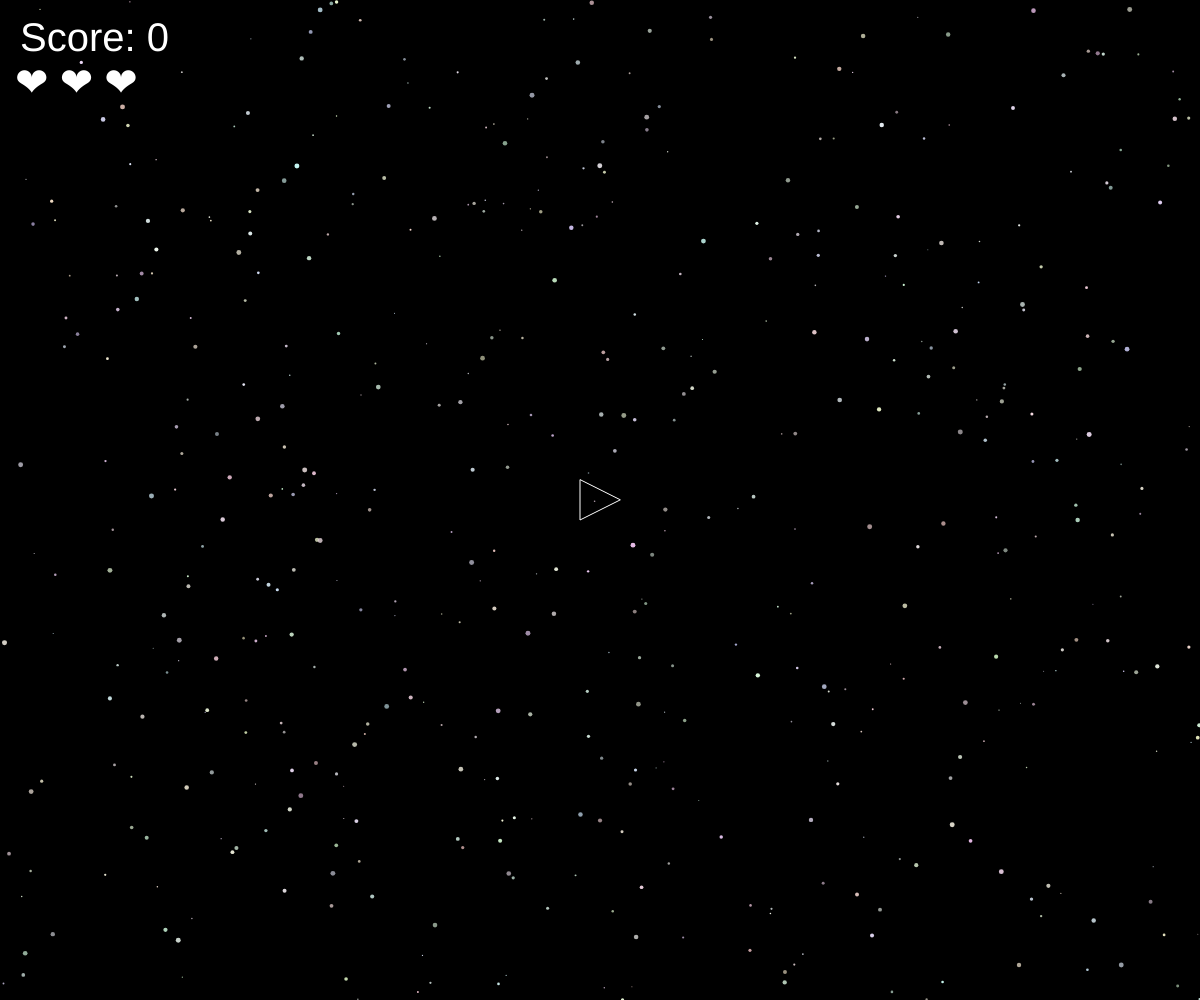
Frame 1 (no input)
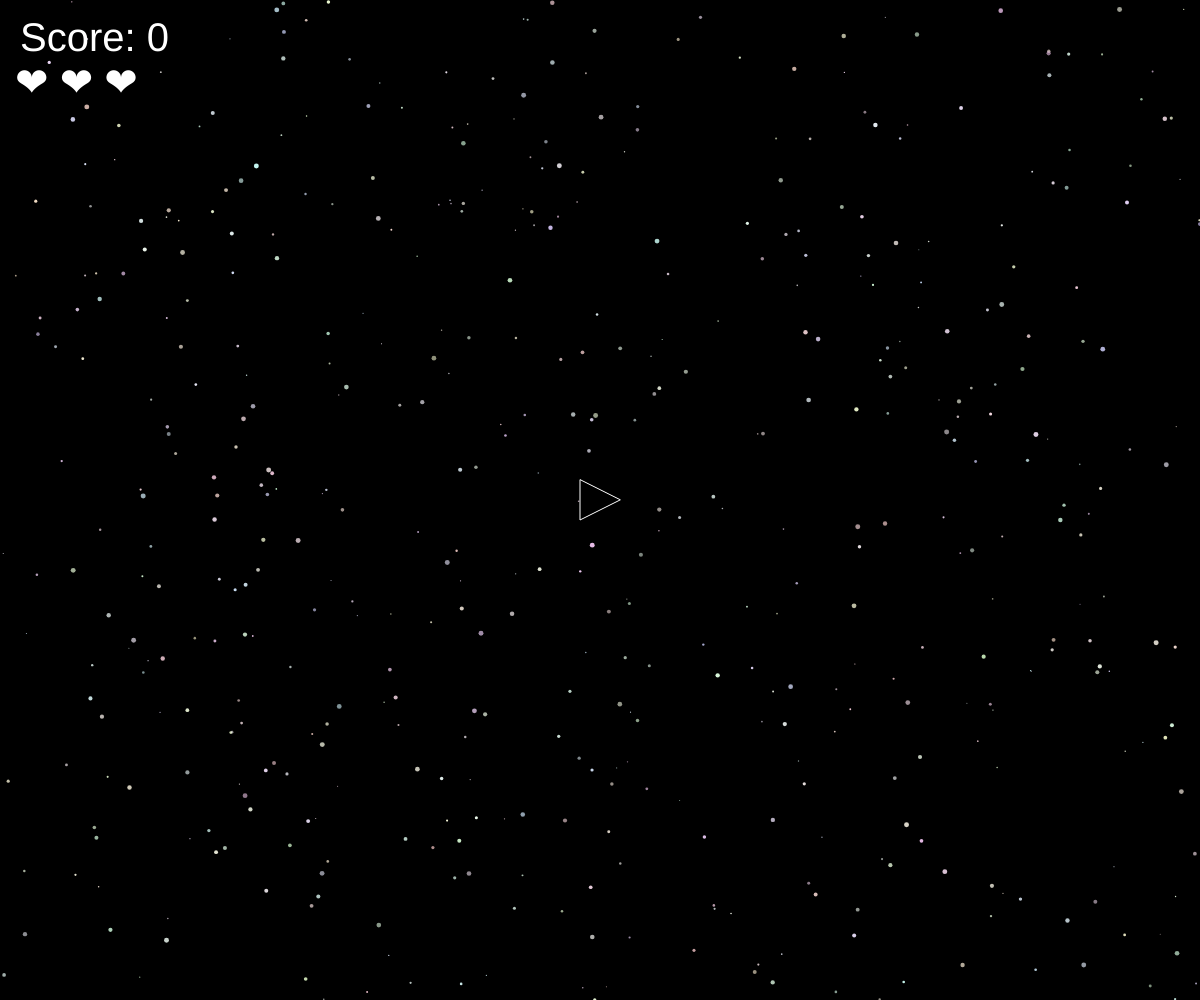
Frame 60 (no input)
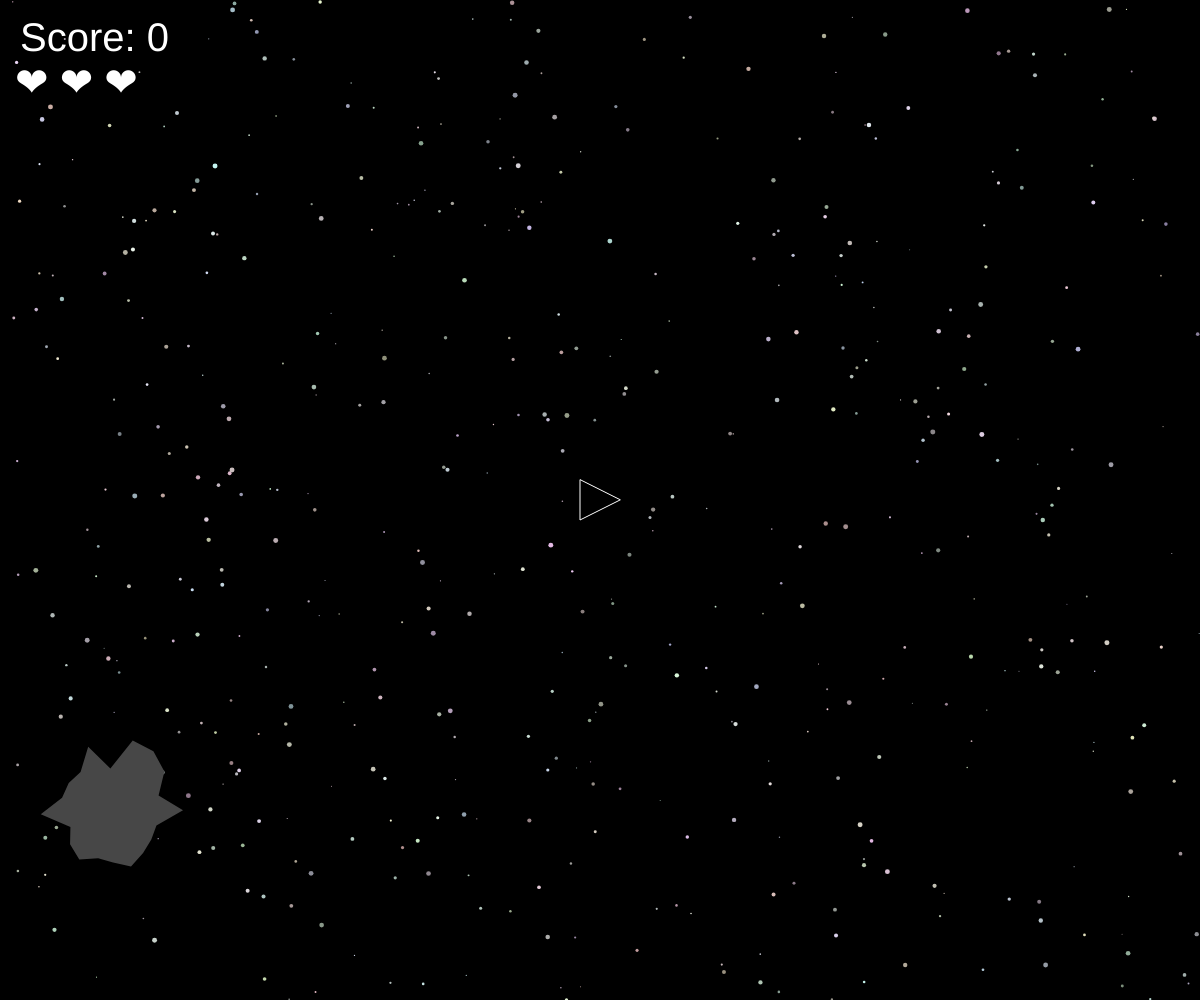
Frame 120 (the mouse pressed at the canvas centre since frame 60)

The p5.js sketch that drew these frames (run headless with seeded random() and noise() and a simulated clock; from frame 60 on, the mouse is pressed at the canvas centre):

// p5.js sketch
// ── sketch.js
// Global variabledeklaration
let stars = [];
let pellets = [];
let asteroids = [];
let spaceship;
let gameActive = true;
let score = 0;
let lives = 3;
let totalScore = 0;

// Opsætningsfunktion
function setup() {
  createCanvas(windowWidth, windowHeight);
  createStars(500);
  let spaceshipColor = color(255);
  spaceship = new Spaceship(spaceshipColor);
}

// Tegnefunktion
function draw() {
  background(0);

    // Opdater og vis stjerner
  for (let star of stars) {
    star.move();
    star.display();
  }

    // Opdater og vis asteroider
  for (let asteroid of asteroids) {
    asteroid.update();
    asteroid.display();

    // Behandle kollision med rumskibet
    if (gameActive && asteroid.hits(spaceship)) {
      handleAsteroidCollision(asteroid);
    }
  }
  // Behandle kollisioner mellem pellets og asteroider
  handlePelletAsteroidCollisions();
  
  // Opdater og vis rumskibet
  spaceship.update();
  spaceship.display();

  // Vis score og liv
  displayScoreAndLives();
 
  // Vis "Game Over" besked, hvis spillet er slut
  if (!gameActive) {
    displayGameOver();
  }
  // Spawn asteroider efter behov
  spawnAsteroidIfNeeded();
}

// Funktion til at håndtere kollision med asteroid
function handleAsteroidCollision(asteroid) {
  asteroids.splice(asteroids.indexOf(asteroid), 1);
  lives--;

  // Hvis livene er opbrugt, afslut spillet
  if (lives <= 0) {
    gameActive = false;
  } else {
     // Reset rumskibets position og fjern alle asteroider
    resetSpaceshipPosition();
    asteroids = [];
  }
}

// Funktion til at håndtere kollisioner mellem pellets og asteroider
function handlePelletAsteroidCollisions() {
  for (let i = pellets.length - 1; i >= 0; i--) {
    let pellet = pellets[i];
    pellet.update();
    pellet.display();

    for (let j = asteroids.length - 1; j >= 0; j--) {
      let asteroid = asteroids[j];
      if (pellet.hits(asteroid)) {
        handleAsteroidShot(pellet, asteroid);
        break;
      }
    }
  }
}

// Funktion til at håndtere skud mod asteroider
function handleAsteroidShot(pellet, asteroid) {
  // Beregn points baseret på asteroidens størrelse og opdater score
  let asteroidScore = map(asteroid.size, 40, 120, 10, 2);
  score += ceil(asteroidScore);

  pellets.splice(pellets.indexOf(pellet), 1);

  if (asteroid.hits(pellet)) {
    asteroids.splice(asteroids.indexOf(asteroid), 1);
  }
}

// Funktion til at nulstille rumskibets position
function resetSpaceshipPosition() {
  spaceship.setPosition(width / 2, height / 2);
}

// Funktion til at vise score og liv
function displayScoreAndLives() {
  textAlign(LEFT, TOP);
  textSize(40);
  fill(255);
  // Vis score
  text("Score: " + score, 20, 20);

  // Vis liv som hjerteikoner
  textAlign(LEFT, TOP);
  textSize(40);
  fill(255);
  let hearts = "";
  for (let i = 0; i < lives; i++) {
    hearts += "❤ ";
  }
  text(hearts, 15, 65);
}

// Funktion til at vise "Game Over" besked
function displayGameOver() {
  fill(0);
  rect(0, 0, width, height);

  // Vis "Game Over" og total score
  textSize(32);
  fill(255);
  textAlign(CENTER, CENTER);
  text("Game Over", width / 2, height / 2);

  textSize(24);
  text("Total Score: " + totalScore, width / 2, height / 2 + 40);

  // Opdater total score og nulstil nuværende score
  totalScore += score;
  score = 0;
}

// Spawn en ny asteroid hver 60 frame, hvis spillet er aktivt
function spawnAsteroidIfNeeded() {
  if (gameActive && frameCount % 60 === 0) {
    spawnAsteroid();
  }
}

// Funktion til at oprette stjerner
function createStars(numStars) {
  for (let i = 0; i < numStars; i++) {
    stars.push(new Star());
  }
}

// Juster lærredets størrelse og nulstil rumskibets position
function windowResized() {
  resizeCanvas(windowWidth, windowHeight);
  resetSpaceshipPosition();
}

// Event handler for tastetryk
function keyPressed() {
  if (keyCode === UP_ARROW && gameActive) {
    spaceship.isBoosting = true;
  } else if (keyCode === RIGHT_ARROW) {
    spaceship.rotation = 0.1;
  } else if (keyCode === LEFT_ARROW) {
    spaceship.rotation = -0.1;
  } else if (key === ' ' && gameActive) {
    let pellet = new Pellet(spaceship.pos, spaceship.heading);
    pellets.push(pellet);
  }
}

// Event handler for tastetryksslip
function keyReleased() {
  if (keyCode === UP_ARROW) {
    spaceship.isBoosting = false;
  } else if (keyCode === RIGHT_ARROW || keyCode === LEFT_ARROW) {
    spaceship.rotation = 0;
  }
}

// Funktion til at spawne asteroider
function spawnAsteroid() {
  // Bias-faktor og variabler til position og hastighed
  let biasFactor = 0.8;
  let side = floor(random(4));
  let x, y, velX, velY;
  const speedRange = 3;

  // Initial position af rumskibet
  let initialSpaceshipPos = createVector(spaceship.pos.x, spaceship.pos.y);

  // Bias-værdier for hver side af lærredet
  let bias = {
    0: 1,
    1: 1,
    2: 1,
    3: 1
  };

  // Juster bias baseret på rumskibets position
  if (spaceship.pos.x < width / 2) {
    bias[1] *= biasFactor;
    bias[3] *= biasFactor;
  } else {
    bias[0] *= biasFactor;
    bias[2] *= biasFactor;
  }

  // Beregn total bias og generer tilfældig bias-værdi
  let totalBias = bias[0] + bias[1] + bias[2] + bias[3];
  let randBias = random(totalBias);

  // Bestem spawn side baseret på bias
  if (randBias < bias[0] / totalBias) side = 0;
  else if (randBias < (bias[0] + bias[1]) / totalBias) side = 1;
  else if (randBias < (bias[0] + bias[1] + bias[2]) / totalBias) side = 2;
  else side = 3;

  // Beregn position og hastighed baseret på spawn side
  switch (side) {
    case 0:
      x = random(width);
      y = -40;
      break;
    case 1:
      x = width + 40;
      y = random(height);
      break;
    case 2:
      x = random(width);
      y = height + 40;
      break;
    case 3:
      x = -40;
      y = random(height);
      break;
  }

  // Opret ny asteroid med beregnede værdier
  let asteroidPos = createVector(x, y);
  let direction = p5.Vector.sub(initialSpaceshipPos, asteroidPos).normalize();
  velX = direction.x * speedRange;
  velY = direction.y * speedRange;

  let asteroid = new Asteroid(x, y, velX, velY);
  asteroids.push(asteroid);
}

// Konstruktør for stjerner
class Star {
  constructor() {
    this.x = random(width);
    this.y = random(height);
    this.size = random(1, 5);
    this.color = color(random(200, 255), random(200, 255), random(200, 255), random(150, 255));
    this.speed = random(0.1, 1);
  }

  move() {
    this.x = (this.x - this.speed + width) % width;
  }

  display() {
    noStroke();
    fill(this.color);
    ellipse(this.x, this.y, this.size, this.size);
  }
}

  // Konstruktør for asteroider
class Asteroid {
  constructor(x, y, velX, velY) {
    this.pos = createVector(x, y);
    this.vel = createVector(velX, velY);
    this.size = random(20, 80);
    this.color = color(random(25, 100));
    this.shapeVertices = this.createAsteroidShape();
    this.hitboxScale = 1.2;
    this.rotationAngle = 0;
    this.rotationSpeed = random(-0.04, 0.04);
  }

  update() {
    this.pos.add(this.vel);
    this.rotationAngle += this.rotationSpeed;
  }

  display() {
    noStroke();
    fill(this.color);

    push();
    translate(this.pos.x, this.pos.y);
    rotate(this.rotationAngle);

    beginShape();
    for (let i = 0; i < this.shapeVertices.length; i += 2) {
      let x = this.shapeVertices[i] * this.size;
      let y = this.shapeVertices[i + 1] * this.size;
      vertex(x, y);
    }
    endShape(CLOSE);

    pop();
  }

  hits(pellet) {
    let isHit = this.pointInsidePolygon(pellet.pos.x, pellet.pos.y);

    if (isHit) {
      this.split();
      return true;
    }

    return false;
  }

  pointInsidePolygon(x, y) {
    let isInside = false;
    let verticesCount = this.shapeVertices.length / 2;

    for (let i = 0, j = verticesCount - 1; i < verticesCount; j = i++) {
      let xi = this.pos.x + this.shapeVertices[i * 2] * this.size;
      let yi = this.pos.y + this.shapeVertices[i * 2 + 1] * this.size;
      let xj = this.pos.x + this.shapeVertices[j * 2] * this.size;
      let yj = this.pos.y + this.shapeVertices[j * 2 + 1] * this.size;

      let intersect = ((yi > y) !== (yj > y)) &&
        (x < (xj - xi) * (y - yi) / (yj - yi) + xi);

      if (intersect) isInside = !isInside;
    }

    return isInside;
  }

  split() {
    if (this.size > 20) {
      let newAsteroid1 = new Asteroid(this.pos.x, this.pos.y, random(-2, 2), random(-2, 2));
      let newAsteroid2 = new Asteroid(this.pos.x, this.pos.y, random(-2, 2), random(-2, 2));
      newAsteroid1.size = this.size / 2;
      newAsteroid2.size = this.size / 2;
      asteroids.push(newAsteroid1);
      asteroids.push(newAsteroid2);
    }
  }

  createAsteroidShape() {
    let vertices = [];
    for (let i = 0; i < 20; i++) {
      let angle = map(i * 18, 0, 360, 0, TWO_PI);
      let radius = 1 + random(-0.3, 0.3);
      vertices.push(cos(angle) * radius, sin(angle) * radius);
    }
    return vertices;
  }
}

// Konstruktør for rumskib
class Spaceship {
  constructor(spaceshipColor) {
    this.pos = createVector(width / 2, height / 2);
    this.r = 20;
    this.heading = 0;
    this.rotation = 0;
    this.vel = createVector(0, 0);
    this.color = spaceshipColor;
    this.isBoosting = false;
  }

  update() {
    this.edges();
    this.pos.add(this.vel);
    this.vel.mult(0.99);
    if (this.isBoosting) {
      this.boost();
    }
    this.heading += this.rotation;
  }

  edges() {
    if (this.pos.x > width) this.pos.x = 0;
    else if (this.pos.x < 0) this.pos.x = width;

    if (this.pos.y > height) this.pos.y = 0;
    else if (this.pos.y < 0) this.pos.y = height;
  }

  boost() {
    let force = p5.Vector.fromAngle(this.heading);
    force.mult(0.1);
    this.vel.add(force);
  }

  display() {
    push();
    translate(this.pos.x, this.pos.y);
    rotate(this.heading + PI / 2);

    if (this.isBoosting) {
      fill(255, 165, 0);
      triangle(-this.r / 2, this.r, this.r / 2, this.r, 0, this.r + random(10, 20));
    }

    noFill();
    stroke(this.color);
    triangle(-this.r, this.r, this.r, this.r, 0, -this.r);
    pop();
  }

  setPosition(x, y) {
    this.pos.x = x;
    this.pos.y = y;
  }
}

  // Konstruktør for pellets
class Pellet {
  constructor(position, heading) {
    let offset = p5.Vector.fromAngle(heading);
    offset.mult(10);
    this.pos = position.copy().add(offset);
    this.vel = p5.Vector.fromAngle(heading);
    this.vel.mult(8);
    this.color = color(255, 0, 0);
  }

  update() {
    this.pos.add(this.vel);
  }

  display() {
    noStroke();
    fill(this.color);
    ellipse(this.pos.x, this.pos.y, 8, 8);
  }

  hits(asteroid) {
    return asteroid.pointInsidePolygon(this.pos.x, this.pos.y);
  }
}
